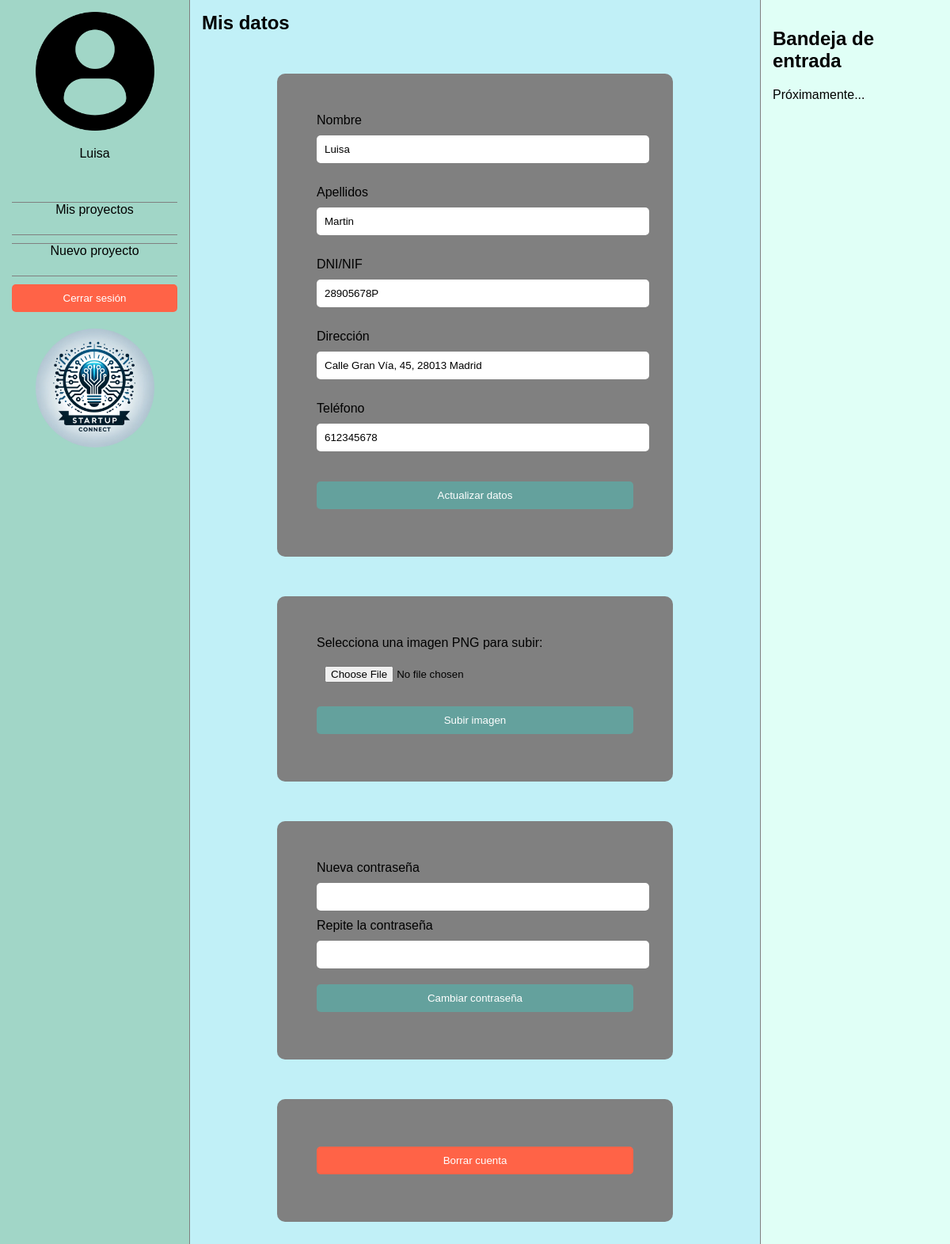
Page /startupconnect/php/perfilUsuario.php (signed in) on the committed database.
### tables this page shows
CREATE TABLE `Usuarios` (
  `Identificador` int(255) NOT NULL,
  `Nombre` varchar(255) NOT NULL,
  `Apellido` varchar(255) NOT NULL,
  `DNI` varchar(255) NOT NULL,
  `Email` varchar(255) NOT NULL,
  `Direccion` varchar(255) NOT NULL,
  `Telefono` varchar(255) NOT NULL,
  `Contrasena` varchar(255) NOT NULL,
  `imagenPerfil` varchar(255) DEFAULT NULL
);

### startupconnect/conexionBD/conexiondb.php (called while the page is built, shortened)
<?php
class ControladorBD {
    private $enlace;
    private $host;
    private $usuario;
    private $clave;
    private $nombre;
    public function __construct() {
        $this->host = "localhost";
        $this->usuario = "startupconnect";
        $this->clave = "startupconnect";
        $this->nombre = "startupconnect";
    }
    public function conectar() {
        $this->enlace = new mysqli($this->host, $this->usuario, $this->clave, $this->nombre);
        return TRUE;
    }
    public function consulta($query) {
        if($this->conectar()) {
            if (($resultado = $this->enlace->query($query))) {
                if (is_object($resultado)) {
                    return $this->obtenerResultados($resultado);
                } else {
                    return TRUE;
                }
            }
            return FALSE;
        } else {
            return FALSE;
        }
    }
    private function obtenerResultados(mysqli_result &$resultado) {
        $resultados = array();
        while ($fila = $resultado->fetch_assoc()) {
            $resultados[] = $fila;
        }
        return $resultados;
    }
    public function desconectar() {
        return FALSE;
    }
}
?>

### startupconnect/php/perfilUsuario.php (the view, shortened to what this page needs)
<!DOCTYPE html>
<html lang="<?php echo $_SESSION['language'];?>">
<head>
    <link rel="stylesheet" href="../css/dashboard.css">
</head>
<body>
    <?php
        include '../conexionBD/conexiondb.php';
        if(!isset($_SESSION["idUsuario"]) &&
           !isset($_SESSION["nombreUsuario"])) {
            echo $translations['dashboard_empresa_sin_login'];
            echo '<meta http-equiv="Refresh" content="2; url=../index.php" /> ';
        } else {
            include 'menuUsuario.php';
            echo '<main class="content">
                    <h2>'.$translations['perfil_titulo'].'</h2>';
            $controlador = new ControladorBD();
            $consulta = "SELECT * FROM Usuarios WHERE Identificador = ".$_SESSION["idUsuario"].";";
            $resultado = $controlador->consulta($consulta);
            echo "
                <form action='actualizarUsuario.php' method='POST'>";
                foreach ($resultado as $fila) {
                    echo $translations['crear_cuenta_nombre']; echo "<br>";
                    echo '<input type="user" name="nombre" value="'.$fila["Nombre"].'" required><br><br>';
                    echo $translations['crear_cuenta_apellidos'];
                    echo '<input type="user" name="apellidos" value="'.$fila["Apellido"].'" required><br><br>';
                    echo $translations['crear_cuenta_dni'];; echo "<br>";
                    echo '<input type="text" name="dni" value="'.$fila["DNI"].'" required><br><br>';
                    echo $translations['crear_cuenta_direccion']; echo "<br>";
                    echo '<input type="text" name="direccion" value="'.$fila["Direccion"].'" required><br><br>';
                    echo $translations['crear_cuenta_telefono']; echo "<br>";
                    echo '<input type="tel" name="telefono" value="'.$fila["Telefono"].'" required><br><br>';
                }
            echo "<input type='submit' value='".$translations['perfil_boton_actualizar_datos']."'>
                </form>";
            echo '
            <form action="subirImagenUsuario.php" method="post" enctype="multipart/form-data">
                <label for="fileToUpload">'.$translations['perfil_selecciona_imagen'].'</label>
                <input type="file" name="fileToUpload" id="fileToUpload">
                <input type="submit" value="'.$translations['perfil_boton_imagen'].'" name="submit">
            </form>
            ';
            echo '
            <form action="cambiarContrasena.php" method="post">
                '.$translations['perfil_nueva_contrasena'].'<br>
                <input type="password" name="password" required><br>
                '.$translations['perfil_repetir_contrasena'].'<br>
                <input type="password" name="repitepassword" required><br>
                <input type="submit" value="'.$translations['perfil_boton_contrasena'].'">
            </form>
            ';
            echo '
            <form action="eliminarCuenta.php" method="post">
                <input type="submit" value="'.$translations['perfil_boton_borrar_cuenta'].'" name="botonBorrar" class="botonBorrar">
            </form>
            ';
            echo '</main>';
            include 'bandejadeEntrada.php';
        }
    ?>
</body>
</html>

### startupconnect/php/menuUsuario.php (shortened to what this page needs)
<?php
$nombre = $_SESSION["nombreUsuario"];
echo '
    <button id="menu-button" class="floating-button">☰</button>
        <aside class="menu" id="menu">
            <div id="header-menu">
            ';
            if(isset($_SESSION["imagenPerfil"])) {
                echo '<a href="perfilUsuario.php"><img id="imagenPerfil" src="'.$_SESSION["imagenPerfil"].'"></a>';
            } else {
                echo '<a href="perfilUsuario.php"><img id="imagenPerfil" src="../assets/img/perfilUsuario.png"></a>';
            }
            echo '
                <p>'.$nombre.'</p>
            </div>
            <ul>
                <li><a href="dashboard.php">'.$translations['navigation_menu_mis_proyectos'].'</a></li>
                <li><a href="formularioProyecto.php">'.$translations['navigation_menu_nuevo_proyecto'].'</a></li>
                <li><button class="logout-button" onclick="location.href=\'logout.php\'">'.$translations['navigation_menu_cerrar_sesion'].'</button></li>
            </ul>
            <img id="logo" src="../assets/img/LogoSConnect.png">
        </aside>
';
?>

### startupconnect/php/bandejadeEntrada.php
<?php
$controlador = new ControladorBD();
if(isset($_SESSION["idUsuario"]) &&
   isset($_SESSION["nombreUsuario"])) {
    echo '
        <aside class="news">
            <h2>'.$translations['seccion_noticias_titulo'].'</h2>
            <p>'.$translations['proximamente'].'</p>
        </aside>
    ';
} else if(isset($_SESSION["idEmpresa"]) &&
   isset($_SESSION["nombreEmpresa"])) {
    echo '
        <aside class="news">
            <h2>'.$translations['seccion_noticias_titulo'].'</h2>
            <div class="colaboraciones">';
    $consultaColaboraciones = "
    SELECT p.nombre, c.Identificador
    FROM Colaboraciones c JOIN Proyectos p
    ON c.fk_Proyecto = p.Identificador
    WHERE c.fk_Empresa = ".$_SESSION["idEmpresa"]." AND c.contactado = 0
    ORDER BY c.fechaRegistro DESC LIMIT 5";
    $resultadoColaboraciones = $controlador->consulta($consultaColaboraciones);
    if (count($resultadoColaboraciones) > 0) {
        foreach ($resultadoColaboraciones as $colaboracion) {
            echo '<div class="colaboracion">'.$translations['bandeja_entrada_aceptado']. htmlspecialchars($colaboracion['nombre']) .'.
            <a href="contactarProyecto.php?idColab='.$colaboracion["Identificador"].'">'.$translations['bandeja_entrada_contacta'].'</a></div>';
        }
    } else {
        echo '<h4>'.$translations['bandeja_entrada_proyectos_vacios'].'</h4>';
    }
    echo '</div>
    </aside>';
} else {
    echo $translations['dashboard_empresa_sin_login'];
    echo '<meta http-equiv="Refresh" content="2; url=../index.php" /> ';
}
?>

### startupconnect/css/dashboard.css (style rules this page uses)
:root { --bs-teal: #64a19d; --bs-black: black; --bs-white: white; --bs-gray: gray; --bs-gray-dark: black; --bs-gray-100: white; --bs-primary: #64a19d; --bs-light: white; --bs-dark: black; --bs-black: black; --bs-white: white; --bs-primary-rgb: 100, 161, 157; --bs-black-rgb: 0, 0, 0; --bs-gray-form: rgba(0, 0, 0, 0.3); }
body { margin: 0; font-family: Arial, sans-serif; display: flex; background-color: #a1d6c7; color: var(--bs-white); height: 400vh; }
.menu { background-color: #a1d6c7; width: 20%; padding: 15px; box-sizing: border-box; border-right: 1px solid var(--bs-gray); display: block; position: relative; top: auto; left: auto; z-index: 1; text-align: center; }
#imagenPerfil { width: 150px; height: 150px; border-radius: 20px; }
#logo { width: 150px; height: 150px; border-radius: 50%; }
#header-menu { text-align: center; color: var(--bs-black); padding-bottom: 20px; }
.menu ul { list-style: none; padding: 0; }
.menu ul li { height: 40px; border-top: 1px solid var(--bs-gray); border-bottom: 1px solid var(--bs-gray); margin-bottom: 10px; text-align: center; }
.menu ul li:has(button) { border: none; }
.menu ul li a { text-decoration: none; color: var(--bs-dark); }
.content { flex-grow: 1; padding: 15px; box-sizing: border-box; background-color: #c1f0f7; color: var(--bs-black); }
.content h2 { margin-top: 0; }
.news { color: var(--bs-dark); background-color: #e0fff6; border-left: 1px solid var(--bs-gray); width: 20%; padding: 15px; box-sizing: border-box; display: block; }
.logout-button { background-color: #ff6347; color: var(--bs-white); border: none; padding: 10px 20px; border-radius: 5px; cursor: pointer; text-decoration: none; display: block; width: 100%; text-align: center; }
input[type="submit"].botonBorrar { background-color: #ff6347 !important; color: white !important; border: none !important; padding: 10px 20px !important; border-radius: 5px !important; cursor: pointer !important; transition: background-color 0.3s !important; }

### startupconnect/php/perfilUsuario.php (style rules this page uses)
body { height: 250vh; }
form { background: var(--bs-gray); padding: 50px; margin: auto; margin-top: 50px; width: 80%; max-width: 400px; border-radius: 10px; }
input { padding: 10px; width: 100%; margin-top: 10px; margin-bottom: 10px; border-radius: 5px; border: none; }
input[type="submit"] { background: #64a19d; color: var(--bs-white); border: none; cursor: pointer; }

### rows in the picture
usuarios: nombre "Luisa", apellidos "Martin", dni "28905678P", direccion "Calle Gran Vía, 45, 28013 Madrid", telefono "612345678"

### other values in the picture
$nombre "Luisa"
$translations['navigation_menu_mis_proyectos'] "Mis proyectos"
$translations['navigation_menu_nuevo_proyecto'] "Nuevo proyecto"
$translations['navigation_menu_cerrar_sesion'] "Cerrar sesión"
$translations['perfil_titulo'] "Mis datos"
$translations['perfil_selecciona_imagen'] "Selecciona una imagen PNG para subir:"
$translations['perfil_nueva_contrasena'] "Nueva contraseña"
$translations['perfil_repetir_contrasena'] "Repite la contraseña"
$translations['seccion_noticias_titulo'] "Bandeja de entrada"
$translations['proximamente'] "Próximamente..."
